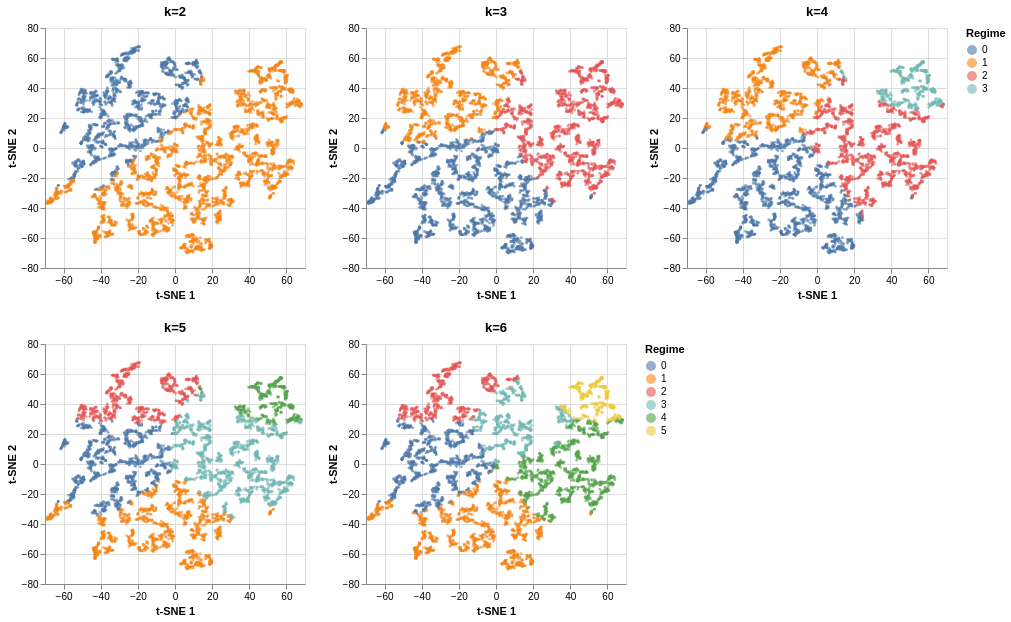

The cell this chart's notebook holds for it:
### Code cell
tsne_grid(coords, plot_idx, results)

### Figure 1 — Vega specification as saved in the notebook (floating-point values rounded to 4 significant figures; data arrays with more than 128 entries replaced by an {"elided": "..."} marker saying what was removed)
{"$schema": "https://vega.github.io/schema/vega/v6.json", "data": [{"name": "source_0", "values": {"elided": "5000 records"}}, {"name": "source_1", "values": {"elided": "5000 records"}}, {"name": "source_2", "values": {"elided": "5000 records"}}, {"name": "source_3", "values": {"elided": "5000 records"}}, {"name": "source_4", "values": {"elided": "5000 records"}}, {"name": "source_0_concat_0_color_domain_regime_0", "values": [{"regime": "0"}, {"regime": "1"}]}, {"name": "source_1_concat_0_color_domain_regime_1", "values": [{"regime": "0"}, {"regime": "1"}, {"regime": "2"}]}, {"name": "source_2_concat_0_color_domain_regime_2", "values": [{"regime": "0"}, {"regime": "1"}, {"regime": "2"}, {"regime": "3"}]}, {"name": "source_0_concat_0_concat_0_x_domain_tsne_1", "values": [{"min": -68.86, "max": 68.23}]}, {"name": "source_0_concat_0_concat_0_y_domain_tsne_2", "values": [{"min": -70.07, "max": 67.49}]}, {"name": "source_1_concat_0_concat_1_x_domain_tsne_1", "values": [{"min": -68.86, "max": 68.23}]}, {"name": "source_1_concat_0_concat_1_y_domain_tsne_2", "values": [{"min": -70.07, "max": 67.49}]}, {"name": "source_2_concat_0_concat_2_x_domain_tsne_1", "values": [{"min": -68.86, "max": 68.23}]}, {"name": "source_2_concat_0_concat_2_y_domain_tsne_2", "values": [{"min": -70.07, "max": 67.49}]}, {"name": "source_3_concat_1_color_domain_regime_0", "values": [{"regime": "0"}, {"regime": "1"}, {"regime": "2"}, {"regime": "3"}, {"regime": "4"}]}, {"name": "source_4_concat_1_color_domain_regime_1", "values": [{"regime": "0"}, {"regime": "1"}, {"regime": "2"}, {"regime": "3"}, {"regime": "4"}, {"regime": "5"}]}, {"name": "source_3_concat_1_concat_0_x_domain_tsne_1", "values": [{"min": -68.86, "max": 68.23}]}, {"name": "source_3_concat_1_concat_0_y_domain_tsne_2", "values": [{"min": -70.07, "max": 67.49}]}, {"name": "source_4_concat_1_concat_1_x_domain_tsne_1", "values": [{"min": -68.86, "max": 68.23}]}, {"name": "source_4_concat_1_concat_1_y_domain_tsne_2", "values": [{"min": -70.07, "max": 67.49}]}], "signals": [{"name": "childHeight", "value": 240}, {"name": "concat_0_childWidth", "value": 260}, {"name": "concat_1_childWidth", "value": 260}], "marks": [{"type": "group", "name": "concat_0_group", "marks": [{"type": "group", "name": "concat_0_concat_0_group", "encode": {"update": {"height": {"signal": "childHeight"}, "width": {"signal": "concat_0_childWidth"}}}, "marks": [{"type": "symbol", "name": "concat_0_concat_0_marks", "from": {"data": "source_0"}, "encode": {"update": {"size": {"value": 8}, "opacity": {"value": 0.6}, "shape": {"value": "circle"}, "y": {"field": "tsne_2", "scale": "concat_0_concat_0_y"}, "fill": {"field": "regime", "scale": "concat_0_color"}, "x": {"field": "tsne_1", "scale": "concat_0_concat_0_x"}}}, "style": ["circle"]}], "axes": [{"scale": "concat_0_concat_0_x", "tickCount": {"signal": "ceil(concat_0_childWidth/40)"}, "grid": true, "orient": "bottom", "aria": false, "domain": false, "ticks": false, "maxExtent": 0, "minExtent": 0, "zindex": 0, "labels": false, "gridScale": "concat_0_concat_0_y"}, {"scale": "concat_0_concat_0_y", "grid": true, "maxExtent": 0, "labels": false, "gridScale": "concat_0_concat_0_x", "minExtent": 0, "domain": false, "zindex": 0, "ticks": false, "tickCount": {"signal": "ceil(childHeight/40)"}, "aria": false, "orient": "left"}, {"scale": "concat_0_concat_0_x", "title": "t-SNE 1", "labelFlush": true, "grid": false, "orient": "bottom", "labelOverlap": true, "tickCount": {"signal": "ceil(concat_0_childWidth/40)"}, "zindex": 0}, {"scale": "concat_0_concat_0_y", "title": "t-SNE 2", "labelOverlap": true, "orient": "left", "tickCount": {"signal": "ceil(childHeight/40)"}, "grid": false, "zindex": 0}], "title": {"text": "k=2", "frame": "group"}, "style": "cell"}, {"type": "group", "name": "concat_0_concat_1_group", "encode": {"update": {"height": {"signal": "childHeight"}, "width": {"signal": "concat_0_childWidth"}}}, "marks": [{"type": "symbol", "name": "concat_0_concat_1_marks", "from": {"data": "source_1"}, "encode": {"update": {"y": {"field": "tsne_2", "scale": "concat_0_concat_1_y"}, "size": {"value": 8}, "shape": {"value": "circle"}, "x": {"field": "tsne_1", "scale": "concat_0_concat_1_x"}, "fill": {"field": "regime", "scale": "concat_0_color"}, "opacity": {"value": 0.6}}}, "style": ["circle"]}], "axes": [{"scale": "concat_0_concat_1_x", "labels": false, "gridScale": "concat_0_concat_1_y", "tickCount": {"signal": "ceil(concat_0_childWidth/40)"}, "domain": false, "minExtent": 0, "zindex": 0, "ticks": false, "orient": "bottom", "grid": true, "aria": false, "maxExtent": 0}, {"scale": "concat_0_concat_1_y", "ticks": false, "zindex": 0, "labels": false, "grid": true, "orient": "left", "tickCount": {"signal": "ceil(childHeight/40)"}, "domain": false, "aria": false, "gridScale": "concat_0_concat_1_x", "minExtent": 0, "maxExtent": 0}, {"scale": "concat_0_concat_1_x", "zindex": 0, "labelOverlap": true, "labelFlush": true, "orient": "bottom", "grid": false, "title": "t-SNE 1", "tickCount": {"signal": "ceil(concat_0_childWidth/40)"}}, {"scale": "concat_0_concat_1_y", "grid": false, "orient": "left", "title": "t-SNE 2", "labelOverlap": true, "tickCount": {"signal": "ceil(childHeight/40)"}, "zindex": 0}], "title": {"text": "k=3", "frame": "group"}, "style": "cell"}, {"type": "group", "name": "concat_0_concat_2_group", "encode": {"update": {"height": {"signal": "childHeight"}, "width": {"signal": "concat_0_childWidth"}}}, "marks": [{"type": "symbol", "name": "concat_0_concat_2_marks", "from": {"data": "source_2"}, "encode": {"update": {"size": {"value": 8}, "fill": {"field": "regime", "scale": "concat_0_color"}, "y": {"field": "tsne_2", "scale": "concat_0_concat_2_y"}, "x": {"field": "tsne_1", "scale": "concat_0_concat_2_x"}, "opacity": {"value": 0.6}, "shape": {"value": "circle"}}}, "style": ["circle"]}], "axes": [{"scale": "concat_0_concat_2_x", "domain": false, "aria": false, "ticks": false, "labels": false, "orient": "bottom", "gridScale": "concat_0_concat_2_y", "tickCount": {"signal": "ceil(concat_0_childWidth/40)"}, "zindex": 0, "maxExtent": 0, "grid": true, "minExtent": 0}, {"scale": "concat_0_concat_2_y", "minExtent": 0, "orient": "left", "aria": false, "tickCount": {"signal": "ceil(childHeight/40)"}, "ticks": false, "maxExtent": 0, "zindex": 0, "gridScale": "concat_0_concat_2_x", "grid": true, "labels": false, "domain": false}, {"scale": "concat_0_concat_2_x", "title": "t-SNE 1", "labelFlush": true, "orient": "bottom", "labelOverlap": true, "grid": false, "zindex": 0, "tickCount": {"signal": "ceil(concat_0_childWidth/40)"}}, {"scale": "concat_0_concat_2_y", "grid": false, "orient": "left", "tickCount": {"signal": "ceil(childHeight/40)"}, "zindex": 0, "labelOverlap": true, "title": "t-SNE 2"}], "title": {"text": "k=4", "frame": "group"}, "style": "cell"}], "legends": [{"title": "Regime", "fill": "concat_0_color", "symbolType": "circle", "encode": {"symbols": {"update": {"opacity": {"value": 0.6}}}}}], "layout": {"padding": 20, "bounds": "full", "align": "each"}}, {"type": "group", "name": "concat_1_group", "marks": [{"type": "group", "name": "concat_1_concat_0_group", "encode": {"update": {"height": {"signal": "childHeight"}, "width": {"signal": "concat_1_childWidth"}}}, "marks": [{"type": "symbol", "name": "concat_1_concat_0_marks", "from": {"data": "source_3"}, "encode": {"update": {"y": {"field": "tsne_2", "scale": "concat_1_concat_0_y"}, "opacity": {"value": 0.6}, "size": {"value": 8}, "x": {"field": "tsne_1", "scale": "concat_1_concat_0_x"}, "fill": {"field": "regime", "scale": "concat_1_color"}, "shape": {"value": "circle"}}}, "style": ["circle"]}], "axes": [{"scale": "concat_1_concat_0_x", "labels": false, "orient": "bottom", "maxExtent": 0, "minExtent": 0, "tickCount": {"signal": "ceil(concat_1_childWidth/40)"}, "zindex": 0, "domain": false, "grid": true, "aria": false, "gridScale": "concat_1_concat_0_y", "ticks": false}, {"scale": "concat_1_concat_0_y", "orient": "left", "domain": false, "aria": false, "minExtent": 0, "labels": false, "maxExtent": 0, "ticks": false, "zindex": 0, "tickCount": {"signal": "ceil(childHeight/40)"}, "grid": true, "gridScale": "concat_1_concat_0_x"}, {"scale": "concat_1_concat_0_x", "labelOverlap": true, "title": "t-SNE 1", "orient": "bottom", "labelFlush": true, "tickCount": {"signal": "ceil(concat_1_childWidth/40)"}, "zindex": 0, "grid": false}, {"scale": "concat_1_concat_0_y", "zindex": 0, "labelOverlap": true, "title": "t-SNE 2", "orient": "left", "grid": false, "tickCount": {"signal": "ceil(childHeight/40)"}}], "title": {"text": "k=5", "frame": "group"}, "style": "cell"}, {"type": "group", "name": "concat_1_concat_1_group", "encode": {"update": {"width": {"signal": "concat_1_childWidth"}, "height": {"signal": "childHeight"}}}, "marks": [{"type": "symbol", "name": "concat_1_concat_1_marks", "from": {"data": "source_4"}, "encode": {"update": {"shape": {"value": "circle"}, "opacity": {"value": 0.6}, "y": {"field": "tsne_2", "scale": "concat_1_concat_1_y"}, "x": {"field": "tsne_1", "scale": "concat_1_concat_1_x"}, "fill": {"field": "regime", "scale": "concat_1_color"}, "size": {"value": 8}}}, "style": ["circle"]}], "axes": [{"scale": "concat_1_concat_1_x", "labels": false, "grid": true, "zindex": 0, "minExtent": 0, "ticks": false, "tickCount": {"signal": "ceil(concat_1_childWidth/40)"}, "gridScale": "concat_1_concat_1_y", "domain": false, "aria": false, "orient": "bottom", "maxExtent": 0}, {"scale": "concat_1_concat_1_y", "minExtent": 0, "grid": true, "ticks": false, "domain": false, "zindex": 0, "maxExtent": 0, "orient": "left", "gridScale": "concat_1_concat_1_x", "aria": false, "tickCount": {"signal": "ceil(childHeight/40)"}, "labels": false}, {"scale": "concat_1_concat_1_x", "grid": false, "labelOverlap": true, "title": "t-SNE 1", "tickCount": {"signal": "ceil(concat_1_childWidth/40)"}, "orient": "bottom", "zindex": 0, "labelFlush": true}, {"scale": "concat_1_concat_1_y", "labelOverlap": true, "grid": false, "orient": "left", "title": "t-SNE 2", "tickCount": {"signal": "ceil(childHeight/40)"}, "zindex": 0}], "title": {"text": "k=6", "frame": "group"}, "style": "cell"}], "legends": [{"title": "Regime", "fill": "concat_1_color", "symbolType": "circle", "encode": {"symbols": {"update": {"opacity": {"value": 0.6}}}}}], "layout": {"padding": 20, "bounds": "full", "align": "each"}}], "scales": [{"name": "concat_0_color", "type": "ordinal", "domain": {"fields": [{"data": "source_0_concat_0_color_domain_regime_0", "field": "regime"}, {"data": "source_1_concat_0_color_domain_regime_1", "field": "regime"}, {"data": "source_2_concat_0_color_domain_regime_2", "field": "regime"}], "sort": true}, "range": "category"}, {"name": "concat_0_concat_0_x", "type": "linear", "domain": [{"signal": "(data(\"source_0_concat_0_concat_0_x_domain_tsne_1\")[0] || {}).min"}, {"signal": "(data(\"source_0_concat_0_concat_0_x_domain_tsne_1\")[0] || {}).max"}], "range": [0, {"signal": "concat_0_childWidth"}], "zero": true, "nice": true}, {"name": "concat_0_concat_0_y", "type": "linear", "domain": [{"signal": "(data(\"source_0_concat_0_concat_0_y_domain_tsne_2\")[0] || {}).min"}, {"signal": "(data(\"source_0_concat_0_concat_0_y_domain_tsne_2\")[0] || {}).max"}], "range": [{"signal": "childHeight"}, 0], "nice": true, "zero": true}, {"name": "concat_0_concat_1_x", "type": "linear", "domain": [{"signal": "(data(\"source_1_concat_0_concat_1_x_domain_tsne_1\")[0] || {}).min"}, {"signal": "(data(\"source_1_concat_0_concat_1_x_domain_tsne_1\")[0] || {}).max"}], "range": [0, {"signal": "concat_0_childWidth"}], "zero": true, "nice": true}, {"name": "concat_0_concat_1_y", "type": "linear", "domain": [{"signal": "(data(\"source_1_concat_0_concat_1_y_domain_tsne_2\")[0] || {}).min"}, {"signal": "(data(\"source_1_concat_0_concat_1_y_domain_tsne_2\")[0] || {}).max"}], "range": [{"signal": "childHeight"}, 0], "zero": true, "nice": true}, {"name": "concat_0_concat_2_x", "type": "linear", "domain": [{"signal": "(data(\"source_2_concat_0_concat_2_x_domain_tsne_1\")[0] || {}).min"}, {"signal": "(data(\"source_2_concat_0_concat_2_x_domain_tsne_1\")[0] || {}).max"}], "range": [0, {"signal": "concat_0_childWidth"}], "zero": true, "nice": true}, {"name": "concat_0_concat_2_y", "type": "linear", "domain": [{"signal": "(data(\"source_2_concat_0_concat_2_y_domain_tsne_2\")[0] || {}).min"}, {"signal": "(data(\"source_2_concat_0_concat_2_y_domain_tsne_2\")[0] || {}).max"}], "range": [{"signal": "childHeight"}, 0], "nice": true, "zero": true}, {"name": "concat_1_color", "type": "ordinal", "domain": {"fields": [{"data": "source_3_concat_1_color_domain_regime_0", "field": "regime"}, {"data": "source_4_concat_1_color_domain_regime_1", "field": "regime"}], "sort": true}, "range": "category"}, {"name": "concat_1_concat_0_x", "type": "linear", "domain": [{"signal": "(data(\"source_3_concat_1_concat_0_x_domain_tsne_1\")[0] || {}).min"}, {"signal": "(data(\"source_3_concat_1_concat_0_x_domain_tsne_1\")[0] || {}).max"}], "range": [0, {"signal": "concat_1_childWidth"}], "nice": true, "zero": true}, {"name": "concat_1_concat_0_y", "type": "linear", "domain": [{"signal": "(data(\"source_3_concat_1_concat_0_y_domain_tsne_2\")[0] || {}).min"}, {"signal": "(data(\"source_3_concat_1_concat_0_y_domain_tsne_2\")[0] || {}).max"}], "range": [{"signal": "childHeight"}, 0], "nice": true, "zero": true}, {"name": "concat_1_concat_1_x", "type": "linear", "domain": [{"signal": "(data(\"source_4_concat_1_concat_1_x_domain_tsne_1\")[0] || {}).min"}, {"signal": "(data(\"source_4_concat_1_concat_1_x_domain_tsne_1\")[0] || {}).max"}], "range": [0, {"signal": "concat_1_childWidth"}], "nice": true, "zero": true}, {"name": "concat_1_concat_1_y", "type": "linear", "domain": [{"signal": "(data(\"source_4_concat_1_concat_1_y_domain_tsne_2\")[0] || {}).min"}, {"signal": "(data(\"source_4_concat_1_concat_1_y_domain_tsne_2\")[0] || {}).max"}], "range": [{"signal": "childHeight"}, 0], "nice": true, "zero": true}], "background": "white", "padding": 5, "layout": {"padding": 20, "columns": 1, "bounds": "full", "align": "each"}}
